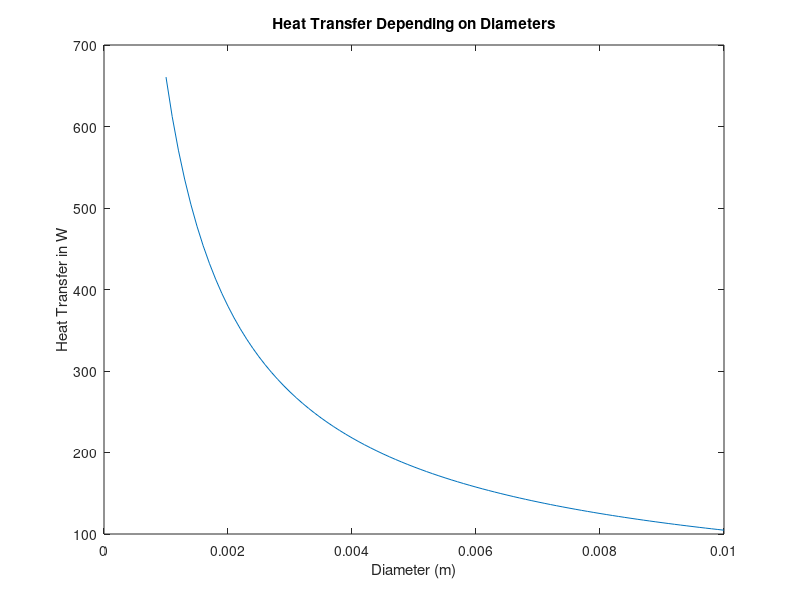

Source code (MATLAB):
% Program to calculate heat transfer in smooth pipe (one phase)
% Refrigerant; R407C
clear all

% Material properties
Pr = 3.115;
Rho = 1/(0.84*10^-3); % specific volume
% kg / m^3
% dynamic viscosity eta / density = kinematic viscosity
eta = 0.213*10^-3;    % Ns/m^2
lambda = 0.094;       % W / mK

% geometric properties pipe diameter and length

d_i = 1:0.1:10          % starting from 1 with step size 1 vector is created
d_i = d_i .* 10^-3;   % element wise 
L = 2;                % meters 
A_sa = pi.*d_i.^2./4;    % flow sufrace area
A_ca = pi.*d_i.*L;      % Circumference area (heat transfer)

% Process quantities 
M = 0.03;             % mass flow (kg/s)
% M = [kg/s] = Asa*v*rho = [m^2]*[m/s]*[ kg / m^3]
% v = M / Asa*rho
v = M ./ (A_sa.*Rho);   % velocity
Re = Rho.*d_i.*v./eta;   % Reynolds number
DeltaT = 2;           % 2K temperature difference

% calculation of Heat Transfer loop


for i= 1:numel(d_i)

switch true
    
    case Re(i) > 10000  
    Nu(i) = 0.024*Re(i)^0.8*Pr^(1/3);
    
    case 10000 > Re(i) > 2300
    Xi(i) = (1.8*log10(Re(i))-1.5)^-2; 
    Nu(i) = (Xi(i)/8*Re(i)*Pr)/(1+12.7*(Xi(i)/8)^(0.5)*(Pr^(2/3)-1))*(1+(d_i(i)/L)^(2/3));
    
    case Re(i) < 2300
    X(i) = L/(d_i(i)*Re(i)*Pr);
    Nu_O(i) = 3.657/(tanh(2.264*X(i)^(1/3)+1.7*X(i)^(2/3)))+0.0499/X(i)*tanh(X(i));
    Nu(i) = Nu_O(i) * 1 /(tanh(2.43*Pr^(1/6)*X(i)^6));
    
end

alpha(i) = Nu(i) * lambda/d_i(i)     % W/m^K
Q(i) = alpha(i) * A_ca(i) * DeltaT   % W

end

plot(d_i, Q)
xlabel('Diameter (m)')
ylabel('Heat Transfer in W')
title('Heat Transfer Depending on Diameters')
    
    
    
    
        
                       
                       









